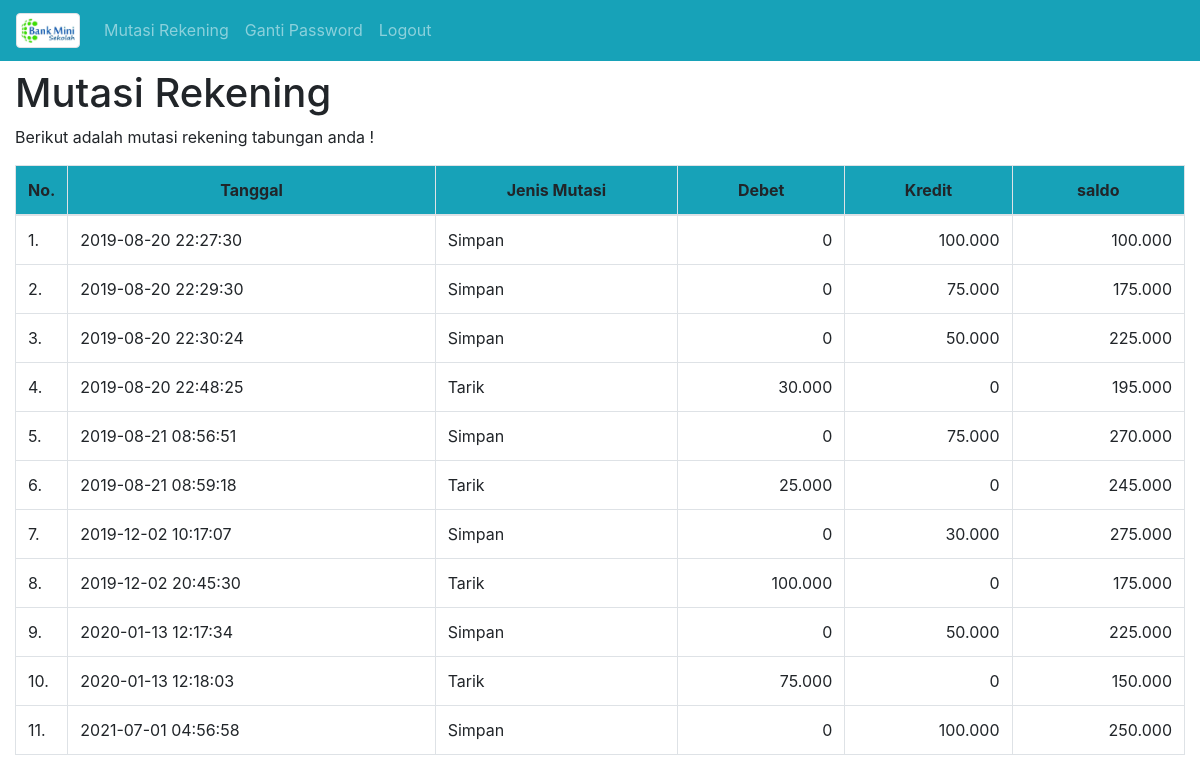
/index.php?modul=MutasiRekeningNasabah (signed in), run on the app's committed database.
### tables this page shows
CREATE TABLE `dataNasabah` (
  `NoRekening` char(5) NOT NULL,
  `NamaNasabah` varchar(150) NOT NULL,
  `JenisKelamin` enum('L','P') NOT NULL,
  `TempatLahir` varchar(150) NOT NULL,
  `TanggalLahir` date NOT NULL,
  `NoHandphone` varchar(20) NOT NULL,
  `AlamatNasabah` mediumtext NOT NULL,
  `tglDaftar` datetime NOT NULL DEFAULT CURRENT_TIMESTAMP
);

CREATE TABLE `dataSimpanan` (
  `IdSimpanan` int(11) NOT NULL,
  `WaktuTransaksi` datetime NOT NULL,
  `MutasiSimpanan` enum('Simpan','Tarik') NOT NULL,
  `NoRekening` char(5) NOT NULL,
  `Jumlah` int(11) NOT NULL
);

### MutasiRekeningNasabah.php (the view, shortened to what this page needs)
<h1>Mutasi Rekening</h1>
<p>Berikut adalah mutasi rekening tabungan anda !</p>
<?php
		$nomorRekening=$_SESSION['user'];
		$sqlDataSimpanan=mysqli_query($koneksi,"SELECT dataNasabah.NoRekening,dataNasabah.NamaNasabah,
		dataSimpanan.WaktuTransaksi,dataSimpanan.MutasiSimpanan,dataSimpanan.Jumlah
		FROM dataNasabah
		JOIN dataSimpanan ON dataSimpanan.NoRekening=dataNasabah.NoRekening
		WHERE dataNasabah.NoRekening ='$nomorRekening' ORDER BY WaktuTransaksi ASC");
?>
	<table class="table table-bordered table-hovered">
	<thead class="bg-info text-center">
	<tr>
		<th width=2%>No.</th>
		<th>Tanggal</th>
		<th>Jenis Mutasi</th>
		<th>Debet</th>
		<th>Kredit</th>
		<th >saldo</th>
		</tr>
	</thead>
	<tbody>
	<?php
		$no=null;
		$saldo=null;
		while($DataSimpanan=mysqli_fetch_array($sqlDataSimpanan,MYSQLI_ASSOC)){
		$no++;
		if($DataSimpanan['MutasiSimpanan']=='Simpan'){
			$debet=null;$kredit=$DataSimpanan['Jumlah'];
		} else {
			$kredit=null;$debet=$DataSimpanan['Jumlah'];
		}
		if ($debet==0) { $saldo=$saldo+$kredit-$debet ;} else
			{$saldo=$saldo-$debet;}
		echo '<tr>
			<td>'.$no.'.</td>
			<td>'.$DataSimpanan['WaktuTransaksi'].'</td>
			<td>'.$DataSimpanan['MutasiSimpanan'].'</td>
			<td align="right">'.number_format($debet,0,',','.').'</td>
			<td align="right">'.number_format($kredit,0,',','.').'</td>
			<td align="right">'.number_format($saldo,0,',','.').'</td>
		</tr>';
		}
	?>
	</tbody>
</table>

### data on the page
datanasabah: datasimpanan.WaktuTransaksi "2019-08-20 22:27:30", datasimpanan.MutasiSimpanan "Simpan", debet "0", datasimpanan.Jumlah "100.000", datasimpanan.WaktuTransaksi "2019-08-20 22:29:30", datasimpanan.Jumlah "75.000", saldo "175.000", datasimpanan.WaktuTransaksi "2019-08-20 22:30:24", datasimpanan.Jumlah "50.000", saldo "225.000", datasimpanan.WaktuTransaksi "2019-08-20 22:48:25", datasimpanan.MutasiSimpanan "Tarik", datasimpanan.Jumlah "30.000", kredit "0", saldo "195.000", datasimpanan.WaktuTransaksi "2019-08-21 08:56:51", datasimpanan.Jumlah "270.000", datasimpanan.WaktuTransaksi "2019-08-21 08:59:18", datasimpanan.Jumlah "25.000", saldo "245.000", datasimpanan.WaktuTransaksi "2019-12-02 10:17:07", datasimpanan.Jumlah "275.000", datasimpanan.WaktuTransaksi "2019-12-02 20:45:30", datasimpanan.WaktuTransaksi "2020-01-13 12:17:34", datasimpanan.Jumlah "225.000", datasimpanan.WaktuTransaksi "2020-01-13 12:18:03", saldo "150.000", datasimpanan.WaktuTransaksi "2021-07-01 04:56:58", datasimpanan.Jumlah "250.000"
